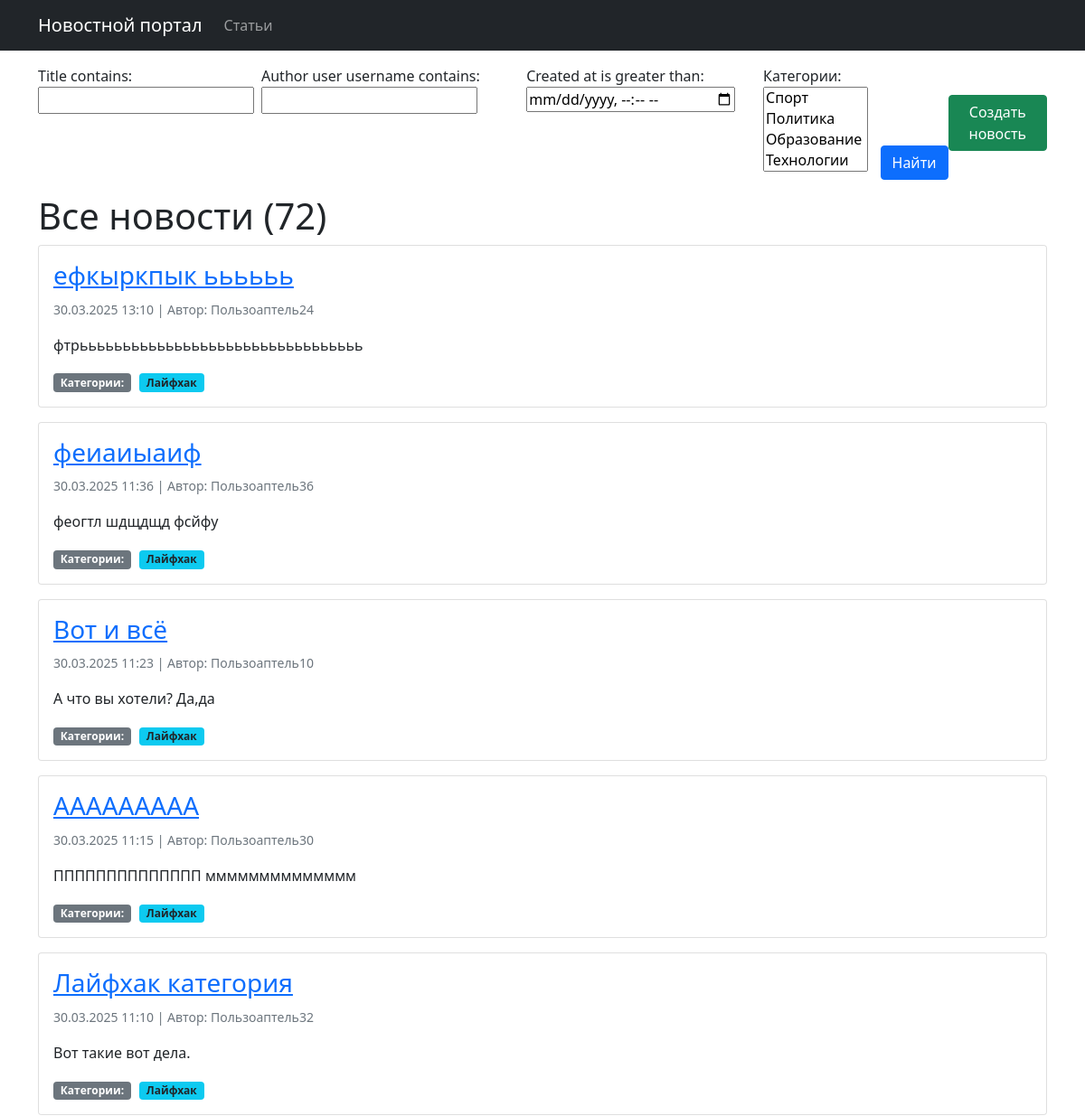
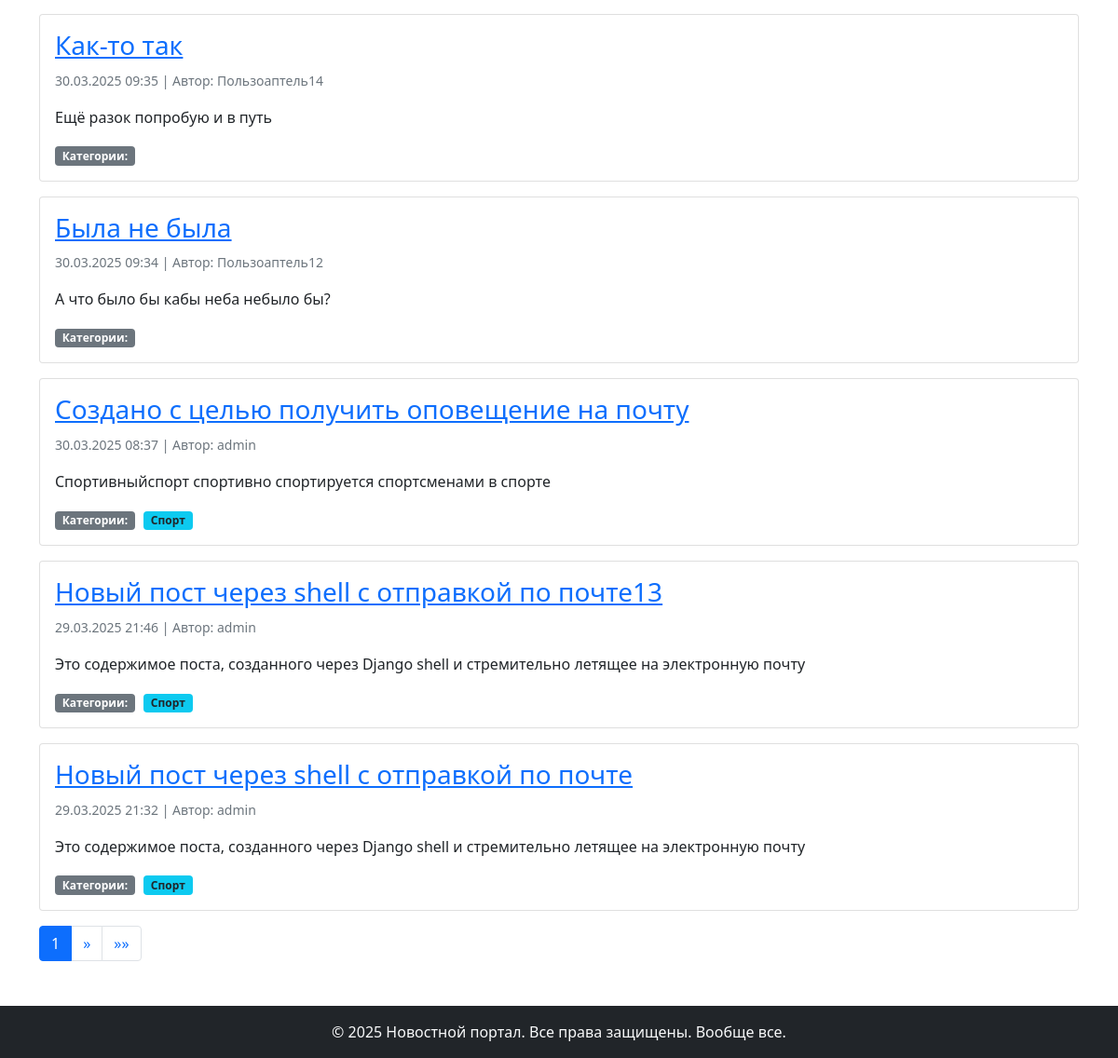
The app's page / (signed in), older data (2 pictures, top to bottom).
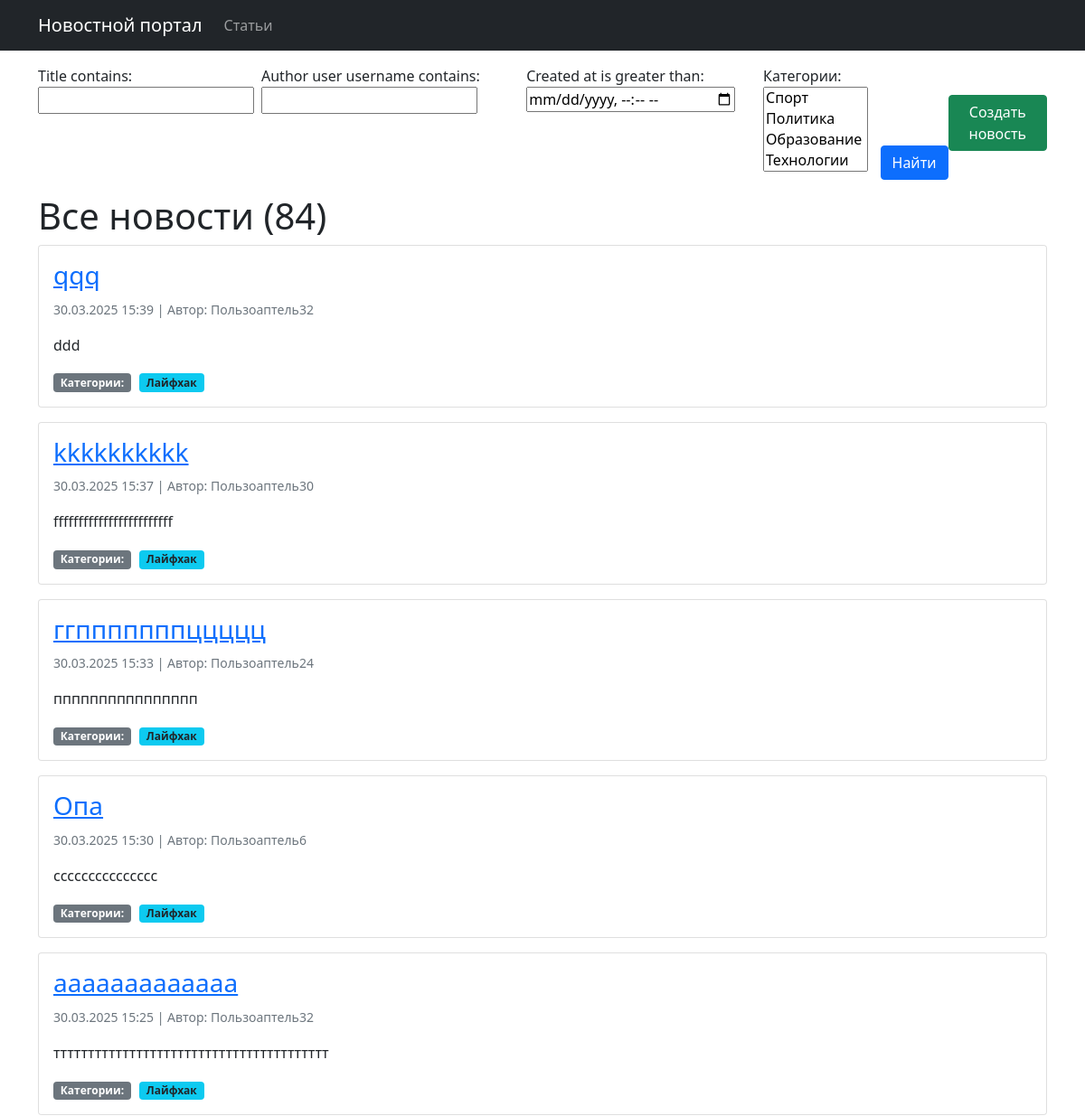
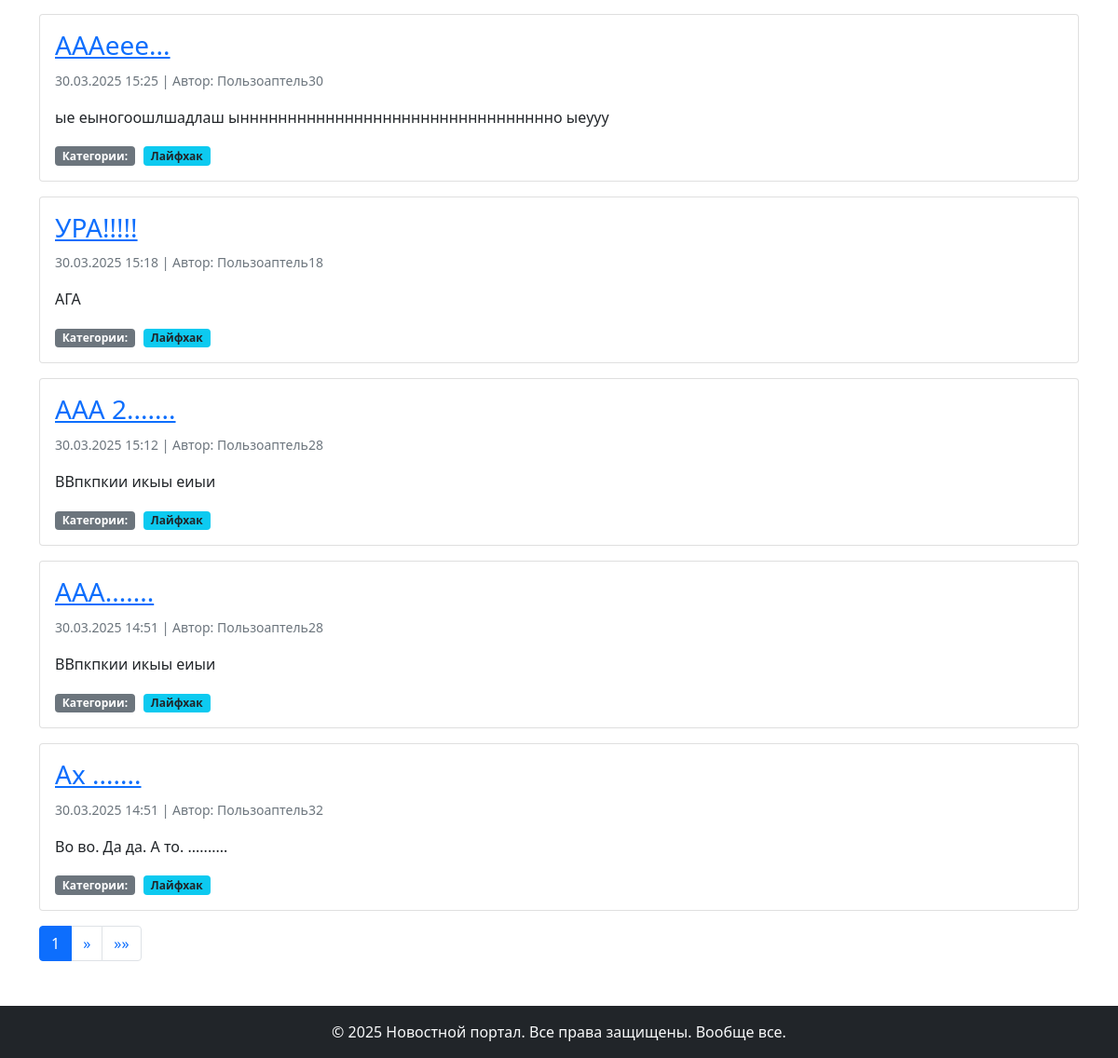
The same page, newer data (2 pictures, top to bottom).
### biblio/models.py (models this page shows, shortened)
class Post(models.Model):
    NEWS = 'NW'
    ARTICLE = 'AR'
    POST_TYPES = [
        (NEWS, 'Новость'),
        (ARTICLE, 'Статья')
    ]
    author = models.ForeignKey(Author, on_delete=models.CASCADE)
    post_type = models.CharField(max_length=2, choices=POST_TYPES)
    created_at = models.DateTimeField(auto_now_add=True)
    categories = models.ManyToManyField(Category, through='PostCategory')
    title = models.CharField(max_length=255)
    text = models.TextField()
    rating = models.IntegerField(default=0)
    def preview(self):
        return f"{self.text}"

class Author(models.Model):
    user = models.OneToOneField(User, on_delete=models.CASCADE)
    rating = models.IntegerField(default=0)

class Category(models.Model):
    name = models.CharField(max_length=255, unique=True)
    subscribers = models.ManyToManyField(User, through='CategorySubscriber', related_name='subscribed_categories')
    def __str__(self):
        return self.name

### biblio/views.py (the view)
# urls.py: path('', NewsList.as_view(), name='news_list'),
class NewsList(PermissionRequiredMixin, ListView):
    model = Post
    template_name = 'news/news_list.html'
    context_object_name = 'news'
    queryset = Post.objects.filter(post_type='NW').order_by('-created_at')
    paginate_by = 10
    permission_required = ('biblio.view_post',)
    def get_queryset(self):
        queryset = super().get_queryset().filter(post_type='NW')
        self.filterset = SearchPost(self.request.GET, queryset)
        return self.filterset.qs
    def get_context_data(self, **kwargs):
        context = super().get_context_data(**kwargs)
        context['filterset'] = self.filterset
        context['news_count'] = Post.objects.filter(post_type='NW').count()
        context['article_count'] = Post.objects.filter(post_type='AR').count()
        context['time_now'] = datetime.now()
        context['next_sale'] = "Распродажа в среду!"
        return context

### biblio/templatetags/custom_filters.py (called while the page is built)
@register.filter()
def censor (value):
    for word in censor_list:
        value = value.replace(word[1:-1], "*" * len(word[1:-1]))
    return value

### biblio/templatetags/custom_tags.py (called while the page is built)
@register.simple_tag(takes_context=True)
def url_replace(context, **kwargs):
   d = context['request'].GET.copy()
   for k, v in kwargs.items():
       d[k] = v
   return d.urlencode()

### templates/news/news_list.html (shortened to what this page needs)
{% extends 'default.html' %}
{% load custom_filters %}
{% load custom_tags %}
{% block content %}
   <div class="container mt-3">
       <div class="d-flex justify-content-between align-items-center mb-3">
           <form action="" method="get" class="d-flex gap-2">
               {{ filterset.form.as_p }}
               <input type="submit" value="Найти" class="btn btn-primary" style="height: fit-content; align-self: flex-end;" />
           </form>
           {% if perms.biblio.add_post %}
               <a href="{% url 'biblio:news_create' %}" class="btn btn-success">
                    Создать новость
               </a>
           {% endif %}
       </div>
       <h1>Все новости ({{ news_count }})</h1>
       <div class="news-list">
           {% if news %}
               {% for post in news %}
                   <div class="card mb-3">
                       <div class="card-body">
                           <h3 class="card-title">
                               <a href="{% url 'biblio:news_detail' post.id %}">{{ post.title|censor }}</a>
                           </h3>
                           <p class="card-text">
                               <small class="text-muted">
                                   {{ post.created_at|date:"d.m.Y H:i" }} |
                                   Автор: {{ post.author.user.username }}
                               </small>
                           </p>
                           <p class="card-text">{{ post.preview|censor|truncatewords:20 }}</p>
                           <div class="categories">
                               <span class="badge bg-secondary">Категории:</span>
                               {% for category in post.categories.all %}
                                   <span class="badge bg-info text-dark">{{ category.name }}</span>
                               {% endfor %}
                           </div>
                       </div>
                   </div>
               {% endfor %}
           {% else %}
               <div class="alert alert-info">Новостей пока нет.</div>
           {% endif %}
           <nav aria-label="Page navigation">
               <ul class="pagination">
                   <li class="page-item active">
                       <span class="page-link">{{ page_obj.number }}</span>
                   </li>
                   {% if page_obj.has_next %}
                       <li class="page-item">
                           <a class="page-link" href="?{% url_replace page=page_obj.next_page_number %}" aria-label="Next">
                               <span aria-hidden="true">&raquo;</span>
                           </a>
                       </li>
                       <li class="page-item">
                           <a class="page-link" href="?{% url_replace page=page_obj.paginator.num_pages %}" aria-label="Last">
                               <span aria-hidden="true">&raquo;&raquo;</span>
                           </a>
                       </li>
                   {% endif %}
               </ul>
           </nav>
       </div>
   </div>
{% endblock content %}

Row changes from the older to the newer data that the page shows:
no longer on this page (row unchanged): Post: title|censor "ефкыркпык ьььььь", created_at "30.03.2025 13:10", author.user.username "Пользоаптель24", preview|censor "фтрььььььььььььььььььььььььььььььььь", Category (name "Лайфхак")
no longer on this page (row unchanged): Post: title|censor "феиаиыаиф", created_at "30.03.2025 11:36", author.user.username "Пользоаптель36", preview|censor "феогтл шдщдщд фсйфу", Category (name "Лайфхак")
no longer on this page (row unchanged): Post: title|censor "Вот и всё", created_at "30.03.2025 11:23", author.user.username "Пользоаптель10", preview|censor "А что вы хотели? Да,да", Category (name "Лайфхак")
no longer on this page (row unchanged): Post: title|censor "ААААААААА", created_at "30.03.2025 11:15", author.user.username "Пользоаптель30", preview|censor "ПППППППППППППП мммммммммммммм", Category (name "Лайфхак")
no longer on this page (row unchanged): Post: title|censor "Лайфхак категория", created_at "30.03.2025 11:10", author.user.username "Пользоаптель32", preview|censor "Вот такие вот дела.", Category (name "Лайфхак")
no longer on this page (row unchanged): Post: title|censor "Как-то так", created_at "30.03.2025 09:35", author.user.username "Пользоаптель14", preview|censor "Ещё разок попробую и в путь"
no longer on this page (row unchanged): Post: title|censor "Была не была", created_at "30.03.2025 09:34", author.user.username "Пользоаптель12", preview|censor "А что было бы кабы неба небыло бы?"
no longer on this page (row unchanged): Post: title|censor "Создано с целью получить оповещение на почту", created_at "30.03.2025 08:37", author.user.username "admin", preview|censor "Спортивныйспорт спортивно спортируется спортсменами в спорте"
no longer on this page (row unchanged): Category: name "Спорт"
no longer on this page (row unchanged): Post: title|censor "Новый пост через shell с отправкой по почте13", created_at "29.03.2025 21:46", author.user.username "admin", preview|censor "Это содержимое поста, созданного через Django shell и стремительно летящее на электронную почту"
no longer on this page (row unchanged): Post: title|censor "Новый пост через shell с отправкой по почте", created_at "29.03.2025 21:32", author.user.username "admin", preview|censor "Это содержимое поста, созданного через Django shell и стремительно летящее на электронную почту"
added Post: title|censor "qqq", created_at "30.03.2025 15:39", author.user.username "Пользоаптель32", preview|censor "ddd", Category (name "Лайфхак")
added Post: title|censor "kkkkkkkkkk", created_at "30.03.2025 15:37", author.user.username "Пользоаптель30", preview|censor "ffffffffffffffffffffffff", Category (name "Лайфхак")
added Post: title|censor "ггпппппппццццц", created_at "30.03.2025 15:33", author.user.username "Пользоаптель24", preview|censor "пппппппппппппппп", Category (name "Лайфхак")
added Post: title|censor "Опа", created_at "30.03.2025 15:30", author.user.username "Пользоаптель6", preview|censor "ссссссссссссссс", Category (name "Лайфхак")
added Post: title|censor "ааааааааааааа", created_at "30.03.2025 15:25", author.user.username "Пользоаптель32", preview|censor "тттттттттттттттттттттттттттттттттттттттт", Category (name "Лайфхак")
added Post: title|censor "АААеее...", created_at "30.03.2025 15:25", author.user.username "Пользоаптель30", preview|censor "ые еыногоошлшадлаш ыннннннннннннннннннннннннннннннннно ыеууу", Category (name "Лайфхак")
added Post: title|censor "УРА!!!!!", created_at "30.03.2025 15:18", author.user.username "Пользоаптель18", preview|censor "АГА", Category (name "Лайфхак")
added Post: title|censor "ААА 2.......", created_at "30.03.2025 15:12", author.user.username "Пользоаптель28", preview|censor "ВВпкпкии икыы еиыи", Category (name "Лайфхак")
added Post: title|censor "ААА.......", created_at "30.03.2025 14:51", author.user.username "Пользоаптель28", preview|censor "ВВпкпкии икыы еиыи", Category (name "Лайфхак")
added Post: title|censor "Ах .......", created_at "30.03.2025 14:51", author.user.username "Пользоаптель32", preview|censor "Во во. Да да. А то. ..........", Category (name "Лайфхак")
Text that changed along with them:
{{ news_count }}: "72" → "84"
